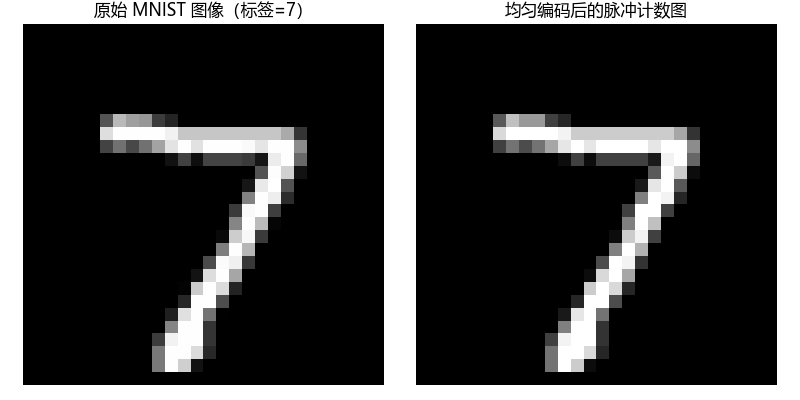

Here is the Python script that generated this plot:
import numpy as np
import matplotlib.pyplot as plt
import torch
from torchvision import datasets, transforms

# 配置中文字体，避免绘图时标题或坐标轴出现乱码
plt.rcParams["font.sans-serif"] = [
    "PingFang SC",
    "Hiragino Sans GB",
    "Microsoft YaHei",
    "SimHei",
    "Noto Sans CJK SC",
    "Arial Unicode MS",
    "DejaVu Sans",
]
plt.rcParams["axes.unicode_minus"] = False


# 从 MNIST 中取出第一张标签为 7 的图像
def load_mnist_seven(root="./data"):
    transform = transforms.ToTensor()
    dataset = datasets.MNIST(root=root, train=False, download=True, transform=transform)

    for image, label in dataset:
        if int(label) == 7:
            return image.squeeze(0).numpy(), int(label)

    raise RuntimeError("未找到标签为 7 的 MNIST 样本")


def uniform_encode_image(image, T):
    # TODO 1：补全均匀编码逻辑
    # 输入 image: (H, W) 灰度图，值域 [0,1]
    # 输出 spikes: (H, W, T) 脉冲序列，其中 spikes[i,j,t] = 1 表示发放
    H, W = image.shape
    spikes = np.zeros((H, W, T), dtype=np.int8)
    for i in range(H):
        for j in range(W):
            x = image[i, j]
            n = int(round(x * T))          # 脉冲个数
            if n > 0:
                # 将 n 个脉冲均匀分布在 [0, T-1] 范围内
                positions = np.round(np.linspace(0, T - 1, n)).astype(int)
                for t in positions:
                    spikes[i, j, t] = 1
    return spikes


def main():
    # 本实验要求修改的参数
    T = 1

    # 先加载原图，再生成脉冲序列并统计时间窗内的脉冲次数
    image, label = load_mnist_seven()
    spikes = uniform_encode_image(image, T=T)
    spike_counts = spikes.sum(axis=2)

    # 左边显示原图，右边显示均匀编码后的脉冲计数图
    fig, axes = plt.subplots(1, 2, figsize=(8, 4))

    axes[0].imshow(image, cmap="gray", vmin=0.0, vmax=1.0)
    axes[0].set_title(f"原始 MNIST 图像（标签={label}）")
    axes[0].axis("off")

    axes[1].imshow(spike_counts, cmap="gray")
    axes[1].set_title("均匀编码后的脉冲计数图")
    axes[1].axis("off")

    plt.tight_layout()
    plt.show()


if __name__ == "__main__":
    main()
